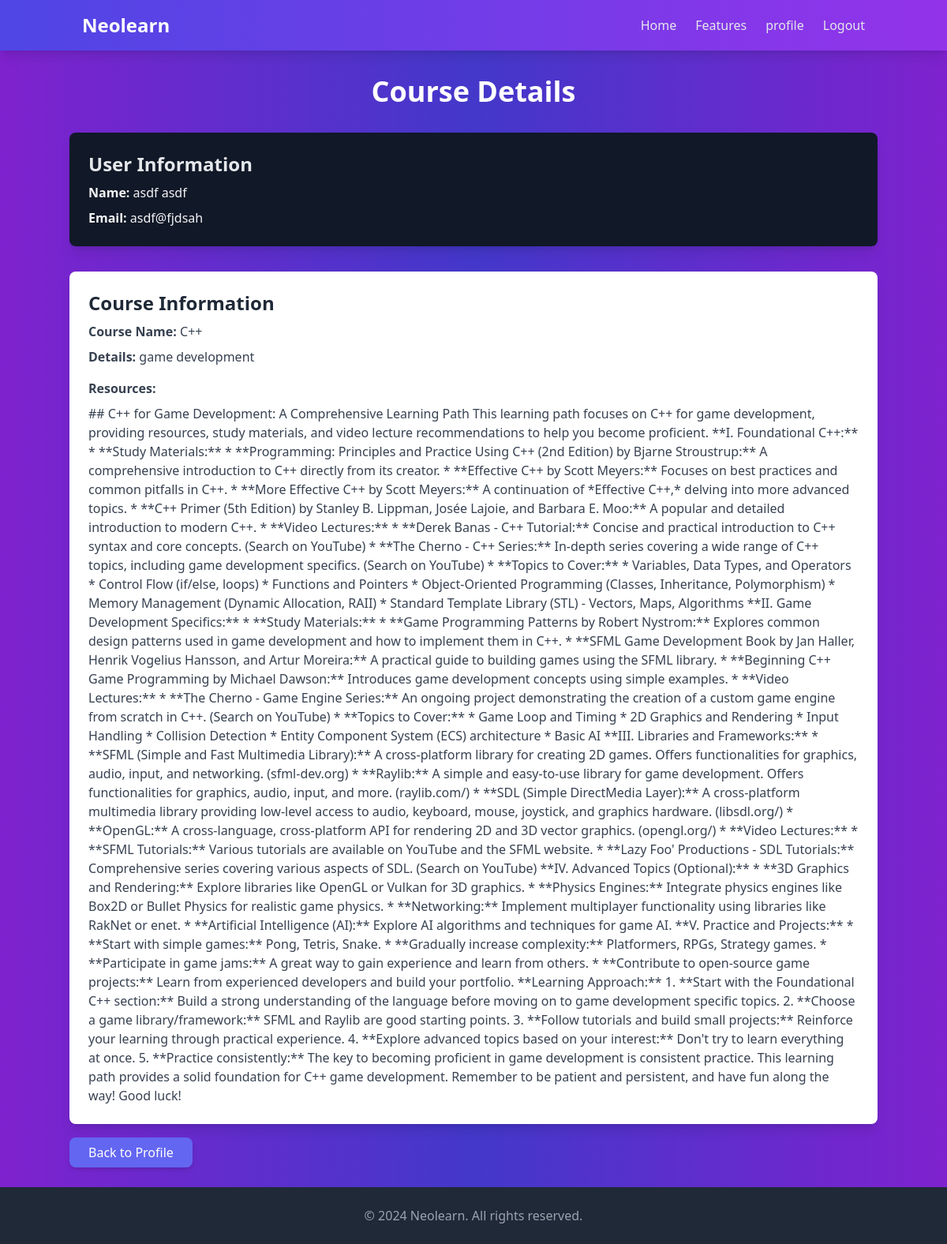
/course/11/ (signed in), run on the app's committed database.
### core/models.py (models this page shows)
class UserDefinedCourse(models.Model):
    user = models.ForeignKey(User, on_delete=models.CASCADE, related_name='custom_courses')
    course_name = models.CharField(max_length=255)
    details = models.TextField()
    resources = models.TextField(blank=True, null=True)  # To store resources from Gemini AI
    created_at = models.DateTimeField(auto_now_add=True)

### core/views.py (the view)
# urls.py: path('course/<int:course_id>/', views.course_detail_view, name='course_detail_view'),
@login_required(login_url='login')
def course_detail_view(request, course_id):
    course = get_object_or_404(UserDefinedCourse, id=course_id, user=request.user)
    return render(request, 'course_detail.html', {'course': course, 'user': request.user})

### templates/course_detail.html (shortened to what this page needs)
<!DOCTYPE html>
<html lang="en">
<head>
    <script src="https://cdn.tailwindcss.com"></script>
</head>
<body class="bg-gradient-to-r from-purple-700 via-indigo-700 to-purple-700 text-white font-sans">
    <header class="bg-gradient-to-r from-indigo-600 to-purple-600 shadow-lg">
        <div class="container mx-auto px-4 py-4 flex justify-between items-center">
            <h1 class="text-2xl font-extrabold text-white">Neolearn</h1>
            <nav>
                <ul class="flex space-x-6">
                    <li><a href="{% url 'home' %}" class="text-gray-200 hover:text-white">Home</a></li>
                    <li><a href="{% url 'home' %}" class="text-gray-200 hover:text-white">Features</a></li>
                    {% if user.is_authenticated %}
                    <li><a href="{% url 'profile' %}" class="text-gray-200 hover:text-white">profile</a></li>
                    <li><a href="{% url 'logout' %}" class="text-gray-200 hover:text-white">Logout</a></li>
                    {% else %}
                    <a href="{% url 'register' %}" class="hover:underline block">Signup</a>
                    <li><a href="{% url 'login' %}" class="hover:underline block">Login</a></li>
                    {% endif %}
                </ul>
            </nav>
        </div>
    </header>
    <div class="container mx-auto py-8">
        <h1 class="text-4xl font-bold text-center text-white">Course Details</h1>
        <div class="mt-8 bg-gray-900 shadow-lg rounded-lg p-6">
            <h2 class="text-2xl font-semibold text-gray-200">User Information</h2>
            <p class="text-gray-100 mt-2"><strong>Name:</strong> {{ user.get_full_name }}</p>
            <p class="text-gray-100 mt-2"><strong>Email:</strong> {{ user.email }}</p>
        </div>
        <div class="mt-8 bg-white shadow-lg rounded-lg p-6">
            <h2 class="text-2xl font-semibold text-gray-800">Course Information</h2>
            <p class="text-gray-700 mt-2"><strong>Course Name:</strong> {{ course.course_name }}</p>
            <p class="text-gray-700 mt-2"><strong>Details:</strong> {{ course.details }}</p>
            <div class="text-gray-700 mt-4">
                <strong>Resources:</strong>
                <div class="mt-2">
                    {{ course.resources|safe }}
                </div>
            </div>
        </div>
        <div class="mt-6">
            <a href="{% url 'profile' %}"
               class="bg-indigo-500 text-white px-6 py-2 rounded-lg shadow-md hover:bg-indigo-600 transition duration-300">
                Back to Profile
            </a>
        </div>
    </div>
    <footer class="bg-gray-800 text-gray-400">
        <div class="container mx-auto px-4 py-6 text-center">
          <p>&copy; 2024 Neolearn. All rights reserved.</p>
        </div>
      </footer>
</body>
</html>

### data on the page
UserDefinedCourse: course_name "C++", details "game development", resources "## C++ for Game Development: A Comprehensive Learning Path This learning path focuses on C++ for game development, providing resources, study materials, and video lecture recommendations to help you become proficient. **I. Foundational C++:** * **Study Materials:** * **Programming: Principles and Practice Using C++ (2nd Edition) by Bjarne Stroustrup:** A comprehensive introduction to C++ directly from its creator. * **Effective C++ by Scott Meyers:** Focuses on best practices and common pitfalls in C++. * **More Effective C++ by Scott Meyers:** A continuation of *Effective C++,* delving into more advanced topics. * **C++ Primer (5th Edition) by Stanley B. Lippman, Josée Lajoie, and Barbara…"

### other printed values
{{ user.get_full_name }} "asdf asdf"
{{ user.email }} "asdf@fjdsah"
